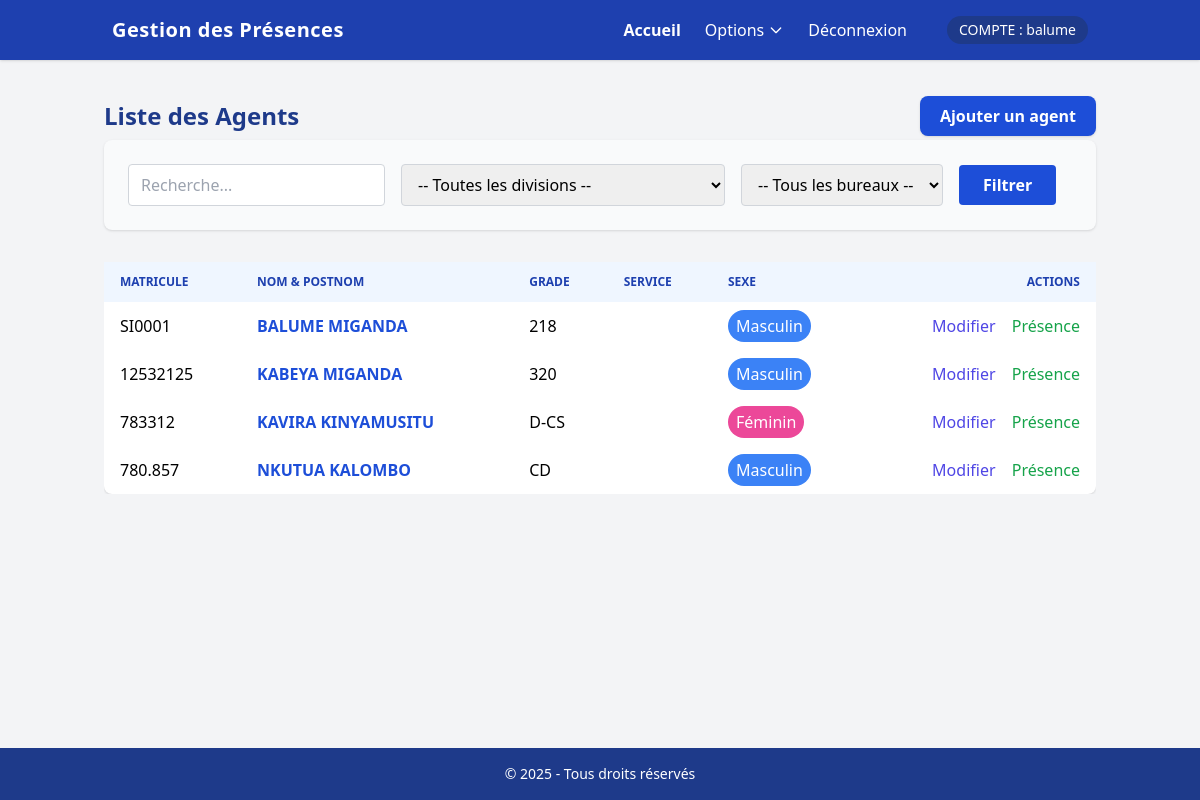
Page /presence/agents/ (signed in) on the committed database.
### presence/models.py (models this page shows, shortened)
class Agent(models.Model):
    SEXE_CHOIX = [('M', 'Masculin'), ('F', 'Féminin')]
    matricule = models.CharField(max_length=20, unique=True)
    nom = models.CharField(max_length=100)
    postnom = models.CharField(max_length=100)
    prenom = models.CharField(max_length=100)
    grade = models.CharField(max_length=100)
    sexe = models.CharField(max_length=1, choices=SEXE_CHOIX)
    bureau = models.ForeignKey(Bureau, null=True, blank=True, on_delete=models.PROTECT, related_name='agents')
    division = models.ForeignKey(Division, null=True, blank=True, on_delete=models.PROTECT, related_name='agents_sans_bureau')
    direction = models.ForeignKey(Direction, null=True, blank=True, on_delete=models.PROTECT, related_name='agents_sans_division')
    photo = models.ImageField(upload_to='agents/', null=True, blank=True)
    heure_arrivee_attendue = models.TimeField(default='08:00')
    heure_depart_attendue = models.TimeField(default='16:00')
    class Meta:
        ordering = ['nom', 'postnom']
    @property
    def nom_complet(self):
        return f"{self.nom} {self.postnom}"
    class Meta:
        verbose_name = "AGENT"
        verbose_name_plural = "AGENTS"

### presence/views.py (the view, shortened to what this page needs)
# urls.py: path('agents/', views.liste_agents, name='liste_agents'),
@login_required
def liste_agents(request):
    search_query = request.GET.get('search', '')
    bureau_id = request.GET.get('bureau')
    division_id = request.GET.get('division')
    agents = Agent.objects.select_related('bureau', 'division', 'direction').order_by('nom', 'postnom','prenom')
    if bureau_id and bureau_id != 'all':
        agents = agents.filter(bureau_id=bureau_id)
    if division_id and division_id != 'all':
        agents = agents.filter(division_id=division_id)
    paginator = Paginator(agents, 10)
    page_obj = paginator.get_page(request.GET.get('page'))
    context = {
        'page_obj': page_obj,
        'divisions': Division.objects.all(),
        'bureaux': Bureau.objects.select_related('division').all(),
        'selected_bureau': bureau_id,
        'selected_division': division_id,
        'search_query': search_query,
    }
    return render(request, 'presence/liste_agents.html', context)

### templates/presence/liste_agents.html (shortened to what this page needs)
{% extends "presence/base.html" %}
{% block content %}
<div class="max-w-6xl mx-auto mt-1">
    <div class="flex justify-between items-center mb-1">
        <h2 class="text-2xl font-bold text-blue-900">Liste des Agents</h2>
        <a href="{% url 'admin:presence_agent_add' %}" class="bg-blue-700 hover:bg-blue-900 text-white font-semibold px-5 py-2 rounded-lg shadow transition">
            Ajouter un agent
        </a>
    </div>
    <form method="get" class="flex flex-wrap items-center gap-4 mb-8 bg-gray-50 p-6 rounded-lg shadow">
        <input
            type="text"
            name="search"
            placeholder="Recherche..."
            value="{{ search_query }}"
            class="px-3 py-2 border border-gray-300 rounded focus:outline-none focus:ring-2 focus:ring-blue-400 min-w-[180px]"
        />
        <select
            name="division"
            id="division-select"
            class="px-3 py-2 border border-gray-300 rounded focus:outline-none focus:ring-2 focus:ring-blue-400"
        >
            <option value="all">-- Toutes les divisions --</option>
        </select>
        <select
            name="bureau"
            id="bureau-select"
            class="px-3 py-2 border border-gray-300 rounded focus:outline-none focus:ring-2 focus:ring-blue-400"
        >
            <option value="all">-- Tous les bureaux --</option>
        </select>
        <button
            type="submit"
            class="bg-blue-700 hover:bg-blue-900 text-white font-semibold px-6 py-2 rounded transition"
        >
            Filtrer
        </button>
    </form>
    <div class="overflow-x-auto">
        <table class="min-w-full bg-white rounded-lg shadow">
            <thead>
                <tr class="bg-blue-50">
                    <th class="py-3 px-4 text-left text-xs font-semibold text-blue-800 uppercase">Matricule</th>
                    <th class="py-3 px-4 text-left text-xs font-semibold text-blue-800 uppercase">Nom & Postnom</th>
                    <th class="py-3 px-4 text-left text-xs font-semibold text-blue-800 uppercase">Grade</th>
                    <th class="py-3 px-4 text-left text-xs font-semibold text-blue-800 uppercase">Service</th>
                    <th class="py-3 px-4 text-left text-xs font-semibold text-blue-800 uppercase">Sexe</th>
                    <th class="py-3 px-4 text-right text-xs font-semibold text-blue-800 uppercase">Actions</th>
                </tr>
            </thead>
            <tbody>
                {% for agent in page_obj %}
                <tr class="hover:bg-blue-50 transition">
                    <td class="py-2 px-4">{{ agent.matricule }}</td>
                    <td class="py-2 px-4">
                        <div class="flex items-center gap-2">
                            <a href="{% url 'presence:details_agent' agent.id %}" class="text-blue-700 font-semibold hover:underline">
                                {{ agent.nom_complet }}
                            </a>
                        </div>
                    </td>
                    <td class="py-2 px-4">{{ agent.grade }}</td>
                    <td class="py-2 px-4">{{ agent.Division_Bureau.nom }}</td>
                    <td class="py-2 px-4">
                        {% if agent.sexe == 'M' %}
                        <span class="inline-block bg-blue-500 text-white px-2 py-1 rounded-full">Masculin</span>
                        {% else %}
                        <span class="inline-block bg-pink-500 text-white px-2 py-1 rounded-full">Féminin</span>
                        {% endif %}
                    </td>
                    <td class="py-2 px-4 text-right">
                        <a href="{% url 'admin:presence_agent_change' agent.id %}" class="text-indigo-600 hover:underline mr-3">Modifier</a>
                        <a href="{% url 'presence:gestion_presences' %}?agent_id={{ agent.id }}" class="text-green-600 hover:underline">Présence</a>
                    </td>
                </tr>
                {% empty %}
                <tr>
                    <td colspan="6" class="text-center text-gray-400 py-4">
                        Aucun agent trouvé
                    </td>
                </tr>
                {% endfor %}
            </tbody>
        </table>
    </div>
</div>
{% endblock %}

### templates/presence/base.html (shortened to what this page needs)
{% load static %}
<!DOCTYPE html>
<html lang="fr">
<head>
    <script src="https://cdn.tailwindcss.com"></script>
</head>
<body class="bg-gray-100 min-h-screen flex flex-col">
    <nav class="bg-blue-800 text-white shadow">
    <div class="container mx-auto px-6">
        <div class="flex justify-between items-center py-4">
            <h1 class="text-xl font-bold tracking-wide">Gestion des Présences</h1>
            <div class="hidden md:flex items-center gap-6">
                <a href="{% url 'presence:dashboard' %}" class="hover:underline font-semibold">Accueil</a>
                <div class="relative group">
                    <button class="hover:underline flex items-center gap-1">
                        Options
                        <svg class="w-4 h-4" fill="none" stroke="currentColor" viewBox="0 0 24 24">
                            <path stroke-linecap="round" stroke-linejoin="round" stroke-width="2" d="M19 9l-7 7-7-7"/>
                        </svg>
                    </button>
                </div>
                <a href="{% url 'accounts:logout' %}" class="hover:underline">Déconnexion</a>
                <span class="ml-4 text-sm bg-blue-900 px-3 py-1 rounded-full">COMPTE : {{ request.user.username }}</span>
            </div>
        </div>
    </div>
</nav>
    <main class="flex-1 container mx-auto py-8 px-4">
        {% block content %}{% endblock %}
    </main>
    <footer class="bg-blue-900 text-white py-4 mt-8">
        <div class="container mx-auto text-center text-sm">
            © {% now "Y" %} - Tous droits réservés
        </div>
    </footer>
</body>
</html>

### rows in the picture
Agent: matricule "SI0001", nom_complet "BALUME MIGANDA", grade "218", sexe "Masculin"
Agent: matricule "12532125", nom_complet "KABEYA MIGANDA", grade "320", sexe "Masculin"
Agent: matricule "783312", nom_complet "KAVIRA KINYAMUSITU", grade "D-CS", sexe "Féminin"
Agent: matricule "780.857", nom_complet "NKUTUA KALOMBO", grade "CD", sexe "Masculin"

### other values in the picture
{{ request.user.username }} "balume"
